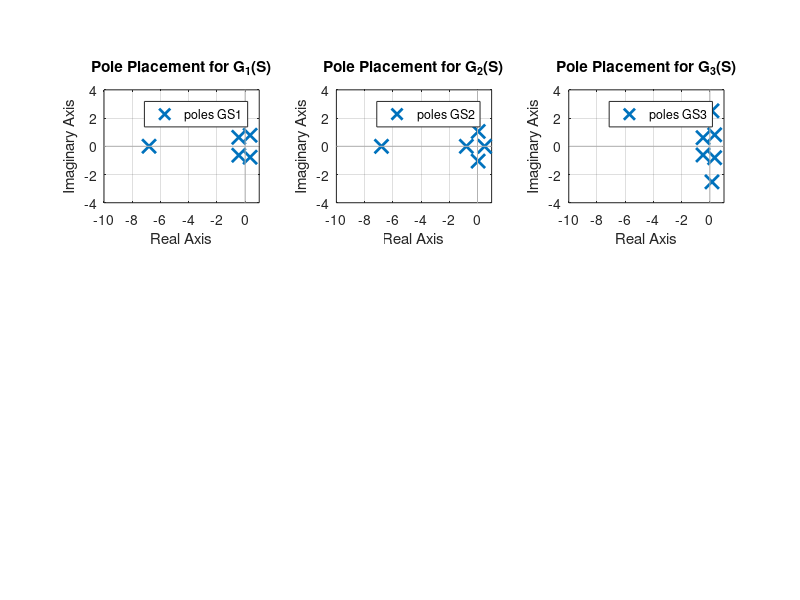

MATLAB code to generate this figure:
clc; clear; close all

GS1 = tf(1,[1 7 2 5 2 3])
GS2 = tf(1,[1 7 2 5 2 -3])
GS3 = tf(1,[1 0 7 2 5 2 3])


figure(1); set(gcf,'units','normalized','outerposition',[0 0 1 1],'color','w','Name','Apple');

subplot(2,3,1); hold on
pzmap(GS1)
grid on; title('Pole Placement for G_1(S)')
axis([-10 1 -4 4]); axis equal

subplot(2,3,2); hold on
pzmap(GS2)
grid on; title('Pole Placement for G_2(S)')
axis([-10 1 -4 4]); axis equal

subplot(2,3,3); hold on
pzmap(GS3)
grid on; title('Pole Placement for G_3(S)')
axis([-10 1 -4 4]); axis equal

